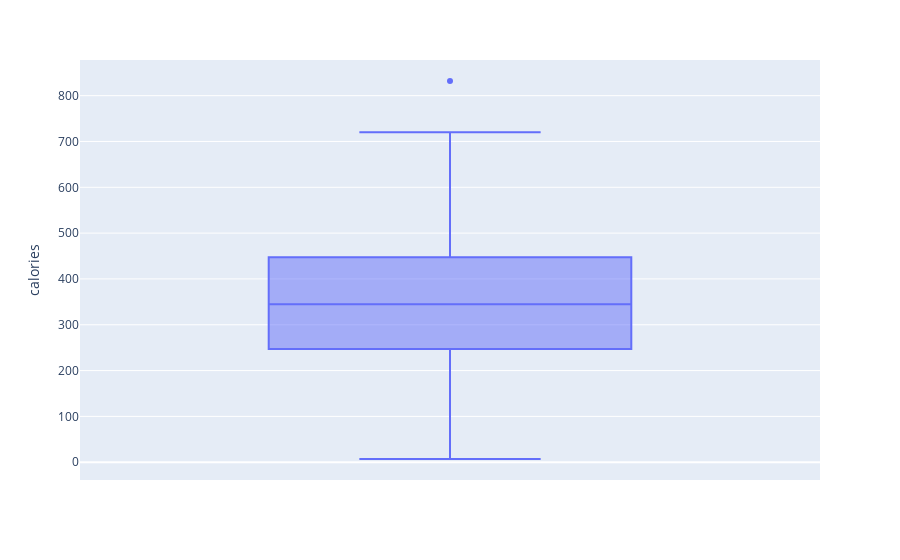

The notebook cell saved with this chart:
### Code cell
# Grafico un boxplot para resumir datos
fig = px.box(regular, y="calories")
fig.show()

### Figure 1 — Plotly figure (JSON) as saved in the notebook; plotly's stock layout.template omitted (floating-point values rounded to 4 significant figures)
{"data": [{"alignmentgroup": "True", "hovertemplate": "calories=%{y}<extra></extra>", "legendgroup": "", "marker": {"color": "#636efa"}, "name": "", "notched": false, "offsetgroup": "", "orientation": "v", "showlegend": false, "type": "box", "x0": " ", "xaxis": "x", "y": [832, 720, 689, 674, 652, 567, 512, 451, 449, 446, 411, 402, 400, 387, 381, 357, 356, 348, 342, 339, 329, 317, 290, 282, 280, 254, 248, 246, 230, 228, 224, 204, 169, 164, 36, 7], "y0": " ", "yaxis": "y"}], "layout": {"boxmode": "group", "legend": {"tracegroupgap": 0}, "margin": {"t": 60}, "xaxis": {"anchor": "y", "domain": [0, 1]}, "yaxis": {"anchor": "x", "domain": [0, 1], "title": {"text": "calories"}}}}
